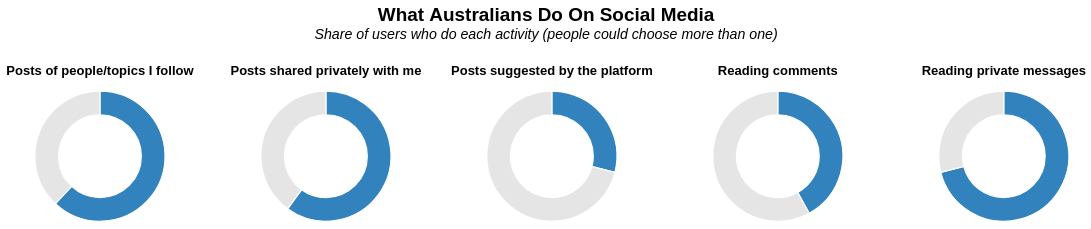

Source (Vega-Lite JSON):
### Vega-Lite specification from a JSON file in a GitHub repository (floating-point values rounded to 4 significant figures)
{"$schema": "https://vega.github.io/schema/vega-lite/v5.json", "title": {"text": "What Australians Do On Social Media", "subtitle": "Share of users who do each activity (people could choose more than one)", "anchor": "middle", "fontSize": 16, "subtitleFontStyle": "italic", "dy": -15}, "description": "Share of social media users rating each feature important.", "data": {"values": [{"feature": "Reading private messages", "value": 71}, {"feature": "Posts of people/topics I follow", "value": 62}, {"feature": "Posts shared privately with me", "value": 60}, {"feature": "Reading comments", "value": 42}, {"feature": "Posts suggested by the platform", "value": 29}]}, "transform": [{"calculate": "[{'part': 'Used', 'val': datum.value, 'ord': 0}, {'part': 'Rest', 'val': 100 - datum.value, 'ord': 1}]", "as": "parts"}, {"flatten": ["parts"]}, {"calculate": "datum.parts.part", "as": "part"}, {"calculate": "datum.parts.val", "as": "val"}, {"calculate": "datum.parts.ord", "as": "ord"}], "facet": {"field": "feature", "type": "nominal", "header": {"title": null, "labelFontSize": 11, "labelFontWeight": "bold", "labelLimit": 180}}, "columns": 5, "spec": {"width": 45, "height": 110, "mark": {"type": "arc", "innerRadius": 35, "outerRadius": 55, "stroke": "#fff", "strokeWidth": 1}, "encoding": {"theta": {"field": "val", "type": "quantitative", "stack": true}, "order": {"field": "ord", "type": "quantitative"}, "color": {"field": "part", "type": "nominal", "scale": {"domain": ["Used", "Rest"], "range": ["#3182bd", "#e5e5e5"]}, "legend": null}, "tooltip": [{"field": "feature", "type": "nominal", "title": "Activity"}, {"field": "value", "type": "quantitative", "title": "% of Users"}]}}, "resolve": {"scale": {"color": "shared"}}, "config": {"view": {"stroke": null}}}
